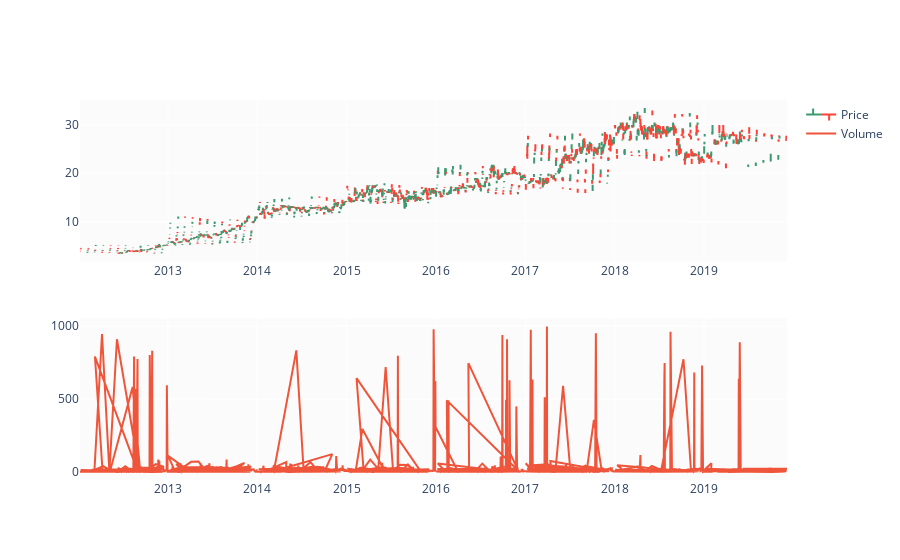

Notebook source saved alongside this figure:
### Markdown cell above
### OHLC Chart
* an OHLC (open/high/low/close) chart to get a sense of historical prices.

### Code cell
saf["Date"] = pd.to_datetime(saf["Date"])

fig = make_subplots(rows=2, cols=1)

fig.add_trace(go.Ohlc(x=saf["Date"],
                      open=saf.Open,
                      high=saf.High,
                      low=saf.Low,
                      close=saf.Close,
                      name='Price'), row=1, col=1)

fig.add_trace(go.Scatter(x=saf.Date, y=saf["Vol."], name='Volume'), row=2, col=1)

fig.update(layout_xaxis_rangeslider_visible=False)
fig.show()

### Figure 1 — Plotly figure (JSON) as saved in the notebook; plotly's stock layout.template omitted (floating-point values rounded to 4 significant figures; data arrays with more than 128 entries replaced by an {"elided": "..."} marker saying what was removed)
{"data": [{"close": {"elided": "1753 float values"}, "high": {"elided": "1753 float values"}, "low": {"elided": "1753 float values"}, "name": "Price", "open": {"elided": "1753 float values"}, "x": {"elided": "1753 str values"}, "type": "ohlc", "xaxis": "x", "yaxis": "y"}, {"name": "Volume", "x": {"elided": "1753 str values"}, "y": {"elided": "1753 float values"}, "type": "scatter", "xaxis": "x2", "yaxis": "y2"}], "layout": {"xaxis": {"anchor": "y", "domain": [0, 1], "rangeslider": {"visible": false, "yaxis": {}}, "type": "date", "range": ["2012-01-07 12:00", "2019-12-06 12:00"], "autorange": true}, "yaxis": {"anchor": "x", "domain": [0.575, 1], "range": [1.675, 35.17], "autorange": true}, "xaxis2": {"anchor": "y2", "domain": [0, 1], "type": "date", "range": ["2012-01-08", "2019-12-06"], "autorange": true}, "yaxis2": {"anchor": "x2", "domain": [0, 0.425], "type": "linear", "range": [-54.34, 1052.0], "autorange": true}, "autosize": true}}
